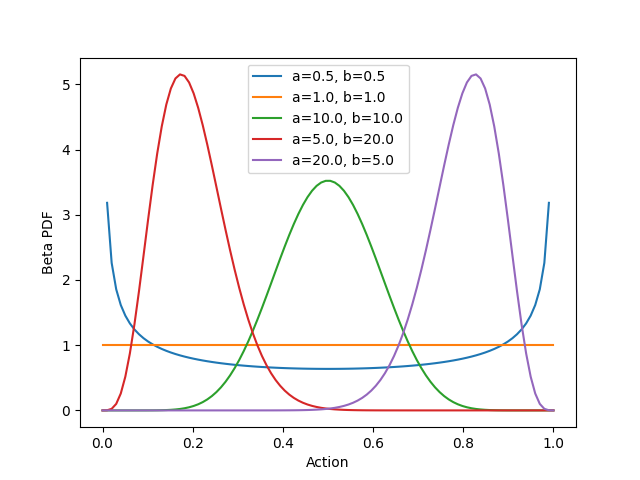

Recreate this plot in Python.
from scipy import stats
import matplotlib.pyplot as plt
import numpy as np
import jax.scipy.stats as jstats
from jax import grad


def main():

    # various beta distribution shapes
    x_vals = np.linspace(0.0, 1.0, 100)
    plt.plot(x_vals, stats.beta.pdf(x_vals, a=0.5, b=0.5), label=f'a={0.5}, b={0.5}')
    plt.plot(x_vals, stats.beta.pdf(x_vals, a=1.0, b=1.0), label=f'a={1.0}, b={1.0}')
    plt.plot(x_vals, stats.beta.pdf(x_vals, a=10.0, b=10.0), label=f'a={10.0}, b={10.0}')
    plt.plot(x_vals, stats.beta.pdf(x_vals, a=5.0, b=20.0), label=f'a={5.0}, b={20.0}')
    plt.plot(x_vals, stats.beta.pdf(x_vals, a=20.0, b=5.0), label=f'a={20.0}, b={5.0}')
    plt.ylabel('Beta PDF')
    plt.xlabel('Action')
    plt.legend()
    plt.show()

    # action distribution
    plt.plot(x_vals, stats.beta.pdf(x_vals, a=2.0, b=2.0), label=f'a={2.0}, b={2.0}')
    plt.axvline(0.1, color='red')
    plt.legend()
    plt.xlabel('Action')
    plt.ylabel('Beta PDF')
    plt.show()

    # beta distribution at x=0.1 for varying values of a
    a_vals = np.linspace(0.1, 2.0, 100)
    pdf_at_x = [stats.beta.pdf(x=0.1, a=a, b=2.0) for a in a_vals]
    plt.plot(a_vals, pdf_at_x)
    plt.xlabel('a')
    plt.ylabel('Beta PDF @ x=0.1, b=2.0')
    plt.xlim((0.1, 2.0))
    plt.show()

    # modified beta distribution to increase the density at x=0.1
    plt.plot(x_vals, stats.beta.pdf(x_vals, a=2.0, b=2.0), label=f'a={2.0}, b={2.0}')
    plt.plot(x_vals, stats.beta.pdf(x_vals, a=0.6, b=2.0), label=f'a={0.6}, b={2.0}')
    plt.axvline(0.1, color='red')
    plt.legend()
    plt.xlabel('Action')
    plt.ylabel('Beta PDF')
    plt.show()

    # 1. Define the function for which we want a gradient.
    def jax_beta_pdf(
            x: float,
            a: float,
            b: float
    ):
        return jstats.beta.pdf(x=x, a=a, b=b, loc=0.0, scale=1.0)

    # 2. Ask JAX for the gradient with respect to the second argument (shape parameter a).
    jax_beta_pdf_grad = grad(jax_beta_pdf, argnums=1)

    # 3. Calculate the gradient that we want.
    print(f'{jax_beta_pdf_grad(0.1, 2.0, b=2.0)}')


if __name__ == '__main__':
    main()
